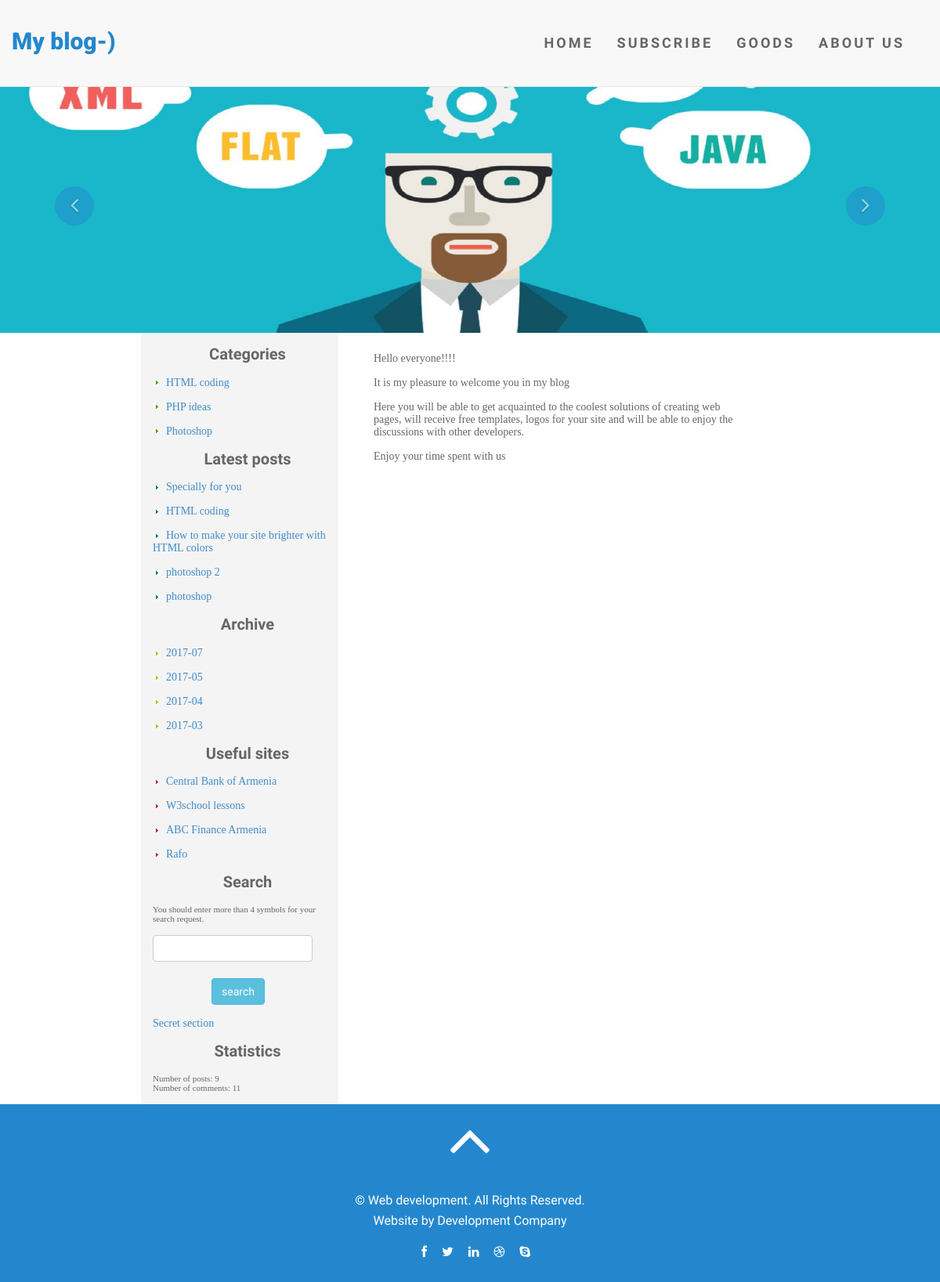
The page / on the database its author committed.
### tables this page shows
CREATE TABLE `categories` (
  `id` int(2) NOT NULL,
  `title` varchar(255) NOT NULL,
  `meta_d` varchar(255) NOT NULL,
  `meta_k` varchar(255) NOT NULL,
  `text` text NOT NULL
);

CREATE TABLE `data` (
  `id` int(5) NOT NULL,
  `cat` int(1) NOT NULL,
  `meta_d` varchar(255) NOT NULL,
  `meta_k` varchar(255) NOT NULL,
  `description` text NOT NULL,
  `text` text NOT NULL,
  `view` int(7) NOT NULL,
  `author` varchar(100) NOT NULL,
  `date` date NOT NULL,
  `mini_img` varchar(255) NOT NULL,
  `title` varchar(255) NOT NULL,
  `secret` int(1) DEFAULT '0',
  `rating` int(10) NOT NULL DEFAULT '5',
  `q_vote` int(10) NOT NULL DEFAULT '1'
);

CREATE TABLE `friends` (
  `id` int(11) NOT NULL,
  `link` varchar(255) NOT NULL,
  `title` varchar(255) NOT NULL
);

CREATE TABLE `settings` (
  `id` int(3) NOT NULL,
  `title` varchar(255) NOT NULL,
  `meta_d` varchar(255) NOT NULL,
  `meta_k` varchar(255) NOT NULL,
  `text` text NOT NULL,
  `page` varchar(255) NOT NULL
);

### blocks/left.php (the view, shortened to what this page needs)
<div id="left">
    <div class="nav_title">Categories</div>
    <?php
    $result2 = mysqli_query($db, "SELECT * FROM categories");
    if (mysqli_num_rows($result2) > 0) {
        $myrow2 = mysqli_fetch_array($result2);
        do {
            printf("<p class='point'><img src='img/arr.jpg' height='10px' width='10px'>&nbsp;&nbsp;<a class='nav_link' href='view_cat.php?cat=%s'>%s</a></p>",$myrow2['id'], $myrow2['title']);
        }
        while ($myrow2 = mysqli_fetch_array($result2));
    }
    else {
        echo "<p>There is no data in the database</p>";
        exit();
    }
    ?>
    <div class="nav_title">Latest posts</div>
    <?php
    $result3 = mysqli_query($db, "SELECT id, title FROM data WHERE secret=0 ORDER BY id DESC LIMIT 5");
    if (mysqli_num_rows($result3) > 0) {
        $myrow3 = mysqli_fetch_array($result3);
        do {
            printf("<p class='point'><img src='img/arr2.jpg' height='10px' width='10px'>&nbsp;&nbsp;<a class='nav_link' href='view_post.php?id=%s'>%s</a></p>",$myrow3['id'], $myrow3['title']);
        }
        while ($myrow3 = mysqli_fetch_array($result3));
    }
    else {
        echo "<p>There is no data in the database</p>";
        exit();
    }
    ?>
    <div class="nav_title">Archive</div>
    <?php
    $result4 = mysqli_query($db, "SELECT DISTINCT left(date,7) AS month FROM data ORDER BY month DESC");
    if (mysqli_num_rows($result4) > 0) {
        $myrow4 = mysqli_fetch_array($result4);
        do {
            printf("<p class='point'><img src='img/arr3.jpg' height='10px' width='10px'>&nbsp;&nbsp;<a class='nav_link' href='view_date.php?date=%s'>%s</a></p>",$myrow4['month'], $myrow4['month']);
        }
        while ($myrow4 = mysqli_fetch_array($result4));
    }
    else {
        echo "<p>There is no data in the database</p>";
        exit();
    }
    ?>
    <div class="nav_title">Useful sites</div>
    <?php
    $result5 = mysqli_query($db, "SELECT title, link FROM friends");
    if (mysqli_num_rows($result5) > 0) {
        $myrow5 = mysqli_fetch_array($result5);
        do {
            printf("<p class='point'><img src='img/arr4.jpg' height='10px' width='10px'>&nbsp;&nbsp;<a class='nav_link' href='%s' target='_blank'>%s</a></p>",$myrow5['link'], $myrow5['title']);
        }
        while ($myrow5 = mysqli_fetch_array($result5));
    }
    else {
        echo "<p>There is no data in the database</p>";
        exit();
    }
    ?>
    <div class="nav_title">Search</div>
    <div class="search"><form method="post" action="view_search.php" name="form_s">
            <p class="search_t">You should enter more than 4 symbols for your search request.</p>
            <p><input type="text" name="search" size="20" maxlength="40" class="btn btn-default"></p>
                <input type="submit" class="search_b btn btn-info" name="submit_s" value="search">
        </form>
    </div>
    <p><a href="secret.php">Secret section</a></p>
    <div class="nav_title">Statistics</div>
   <?php
    $result10 = mysqli_query ($db,"SELECT COUNT(*) FROM data");
    $sum = mysqli_fetch_array($result10);
    $result11 = mysqli_query ($db,"SELECT COUNT(*) FROM comments");
    $sum2 = mysqli_fetch_array($result11);
    echo "<p class='comments'>Number of posts: $sum[0]<br>Number of comments: $sum2[0]</p>"
?>
</div>

### index.php (shortened to what this page needs)
<?php
include("blocks/db.php");
$result = mysqli_query($db, "SELECT title, meta_d, meta_k, text FROM settings WHERE page='index'");
if (mysqli_num_rows($result) > 0) {
    $myrow = mysqli_fetch_array($result);
}
else {
    echo "<p>There is no data in the database</p>";
    exit();
}
?>
<link href="css/bootstrap.min.css" rel="stylesheet">
<link href="css/bootstrap.min.css" rel="stylesheet">
<link rel="stylesheet" href="css/font-awesome.min.css">
<link href="css/animate.min.css" rel="stylesheet">
<link href="css/animate.css" rel="stylesheet" />
<link href="css/prettyPhoto.css" rel="stylesheet">
<link href="css/style.css" rel="stylesheet">
<?php include("blocks/header.php") ?>
<?php include ("carusel.php") ?>
<div class="main_border">
    <div id="main">
        <?php include ("blocks/left.php") ?>
        <div id="right">
            <?php echo $myrow['text']?>
        </div>
    </div>
    <?php include ("blocks/footer.php") ?>
</div>

### blocks/header.php
<div id="header">
    <?php
    include ('nav.php');
    ?>
</div>

### blocks/nav.php (shortened to what this page needs)
<nav class="navbar navbar-default navbar-fixed-top">
    <div class="container">
        <div class="row">
            <div class="site-logo">
                <a href="index.php" class="brand">My blog-)</a>
            </div>
            <div class="collapse navbar-collapse" id="menu">
                <ul class="nav navbar-nav navbar-right">
                    <li><a href="index.php">Home</a></li>
                    <li><a href="subscribe.php">Subscribe</a></li>
                    <li><a href="goods.php">Goods</a></li>
                    <li><a href="about.php">About us</a></li>
                </ul>
            </div>
        </div>
    </div>
</nav>

### carusel.php (shortened to what this page needs)
<div id="home">
    <div class="slider">
        <div id="about-slider">
            <div id="carousel-slider" class="carousel slide" data-ride="carousel">
                <div class="carousel-inner">
                    <div class="item active">
                        <img src="images/slide3.jpg" class="img-responsive" alt="">
                    </div>
                </div>
                <a class="left carousel-control hidden-xs" href="#carousel-slider" data-slide="prev">
                    <i class="fa fa-angle-left"></i>
                </a>
                <a class=" right carousel-control hidden-xs"href="#carousel-slider" data-slide="next">
                    <i class="fa fa-angle-right"></i>
                </a>
            </div>
        </div>
    </div>
</div>

### blocks/footer.php (shortened to what this page needs)
<div id="footer">
    <footer id="footer" class="midnight-blue">
        <div class="container">
            <div class="row">
                <div class="col-md-6 col-md-offset-3">
                    <div class="text-center">
                        <a href="index.php" class="scrollup"><i class="fa fa-angle-up fa-3x"></i></a>
                    </div>
                    &copy; Web development. All Rights Reserved.
                    <div class="credits">
                        <a href="https://dev.com/">Website</a> by <a href="https://dev.com/">Development Company</a>
                    </div>
                </div>
                <div class="top-bar">
                    <div class="col-lg-12">
                        <div class="social">
                            <ul class="social-share">
                                <li><a href="#"><i class="fa fa-facebook"></i></a></li>
                                <li><a href="#"><i class="fa fa-twitter"></i></a></li>
                                <li><a href="#"><i class="fa fa-linkedin"></i></a></li>
                                <li><a href="#"><i class="fa fa-dribbble"></i></a></li>
                                <li><a href="#"><i class="fa fa-skype"></i></a></li>
                            </ul>
                        </div>
                    </div>
                </div>
            </div>
        </div>
    </footer>
</div>

### css/style.css (style rules this page uses)
#main { min-height: 520px; margin: 0 auto; padding: 0 auto; width: 70%; }
.main_border { position: relative; top: 110px; }
p { font: 14px "Verdana"; color: #666666; margin: 15px; }
#left { float: left; width: 30%; display: inline-block; background-color: #f4f4f4; }
#right { float: left; width: 60%; padding-top: 10px; margin-left: 30px; vertical-align: top; background-color: white; display: inline-block; }
.site-logo { margin-top:40px; margin-bottom:40px; float: left; }
.site-logo a.brand { color: #2487cd; font-size: 30px; font-family: 'Roboto', sans-serif; font-weight: 900; }
.navbar { margin-bottom: 0; }
.nav.navbar-nav { padding:30px; }
.navbar-fixed-top ul.nav li a { font-size: 18px; letter-spacing: 3px; color: #666666; text-transform: uppercase; font-weight: 700; }
.navbar-fixed-top .nav li a { -webkit-transition: background .3s ease-in-out; -moz-transition: background .3s ease-in-out; transition: background .3s ease-in-out; }
.slider { padding-top:50px; }
.slider img { width: 100%; }
#carousel-slider { position: relative; margin-bottom: -110px; }
#carousel-slider a i { border: 1px solid #2487cd;; border-radius:50%; font-size: 30px; height: 50px; padding: 8px; position: absolute; top: 50%; width: 50px; color:#fff; background:#2487cd; }
#carousel-slider .carousel-control { width:inherit; }
#carousel-slider .carousel-control.left i { left:70px }
#carousel-slider .carousel-control.right i { right: 70px; }
#carousel-slider .carousel-control.left, #carousel-slider .carousel-control.right { background: none; }
#footer { color: #fff; background: #2487cd; }
#footer a { color: #fff; }
#footer ul { list-style: none; padding: 0; margin: 0; text-align:center; }
#footer ul > li { margin-top:20px; margin-bottom:30px; display: inline-block; margin-left: 15px; text-align:center; }
.midnight-blue { text-align:center; }
.text-center { margin-bottom:20px; font-size:30px; }
.search_t { font-size: 11px; }
.search_b { margin-top: 6px; margin-left: 90px; }
.nav_title { margin-top: 15px; margin-left: 20px; font-weight: bold; text-align: center; font-size: 20px; }
.comments { font-family:Verdana; font-size:11px; color: #666666; }

### rows shown on the page
categories: title "HTML coding"
categories: title "PHP ideas"
categories: title "Photoshop"
data: title "Specially for you"
data: title "HTML coding"
data: title "How to make your site brighter with HTML colors"
data: title "photoshop 2"
data: title "photoshop"
friends: title "Central Bank of Armenia"
friends: title "W3school lessons"
friends: title "ABC Finance Armenia"
friends: title "Rafo"
settings: text "Hello everyone!!!! It is my pleasure to welcome you in my blog Here you will be able to get acquainted to the coolest solutions of creating web pages, will receive free templates, logos for your site and will be able to enjoy the discussions with other developers. Enjoy your time spent with us"

### other values the page prints
$myrow4['month'] "2017-07"
$myrow4['month'] "2017-05"
$myrow4['month'] "2017-04"
$myrow4['month'] "2017-03"
$sum[0] "9"
$sum2[0] "11"
